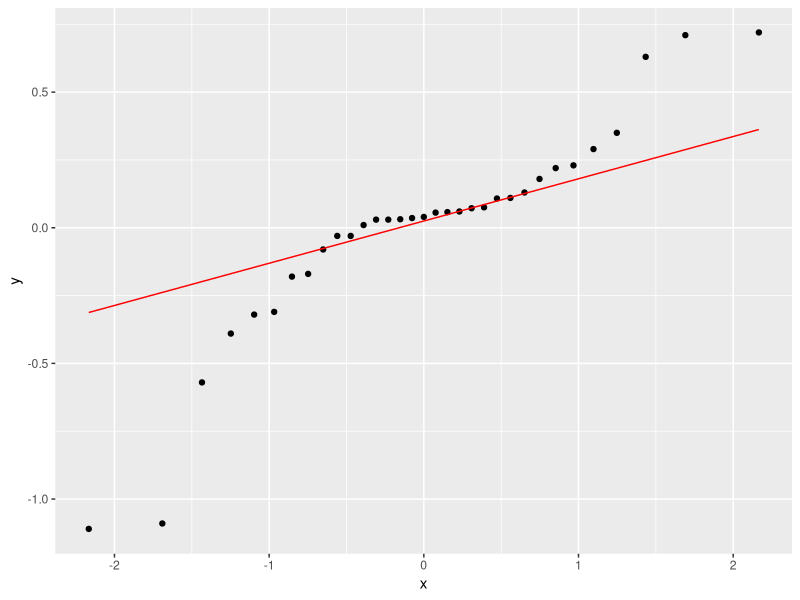

Write the R code that produced this figure. (Note: this script raises an error after producing the figure.)
## ---- chunk 1
library(tidyverse); library(knitr); library(ggplot2); library(kableExtra); library(readxl); library(dplyr); library(flextable); library(pbkrtest); library(broom)
Resultatskjema <- read_excel("Gjeldene_analyser/Resultatskjema.xlsx", na = "NA")
Resultatskjema.ITT <- read_excel("Gjeldene_analyser/Resultatskjema_ITT.xlsx", na = "NA")

# analyse intention to treat TG
itt.tg <- Resultatskjema.ITT %>%
  select(id, group, sex, time, `s-triglyserider`) %>%
  mutate(time = factor(time, levels = c("pre", "post"),
                       labels = c("Pre", "Post")),
         group = factor(group, levels = c("fls", "kon"),
                        labels = c("Intervensjon", "Kontroll"))) %>% 
  pivot_wider(names_from = time,
              values_from = `s-triglyserider`) %>%
  mutate(change.tg.itt = Post - Pre) %>%
  mutate(change.tg.itt.pros = ((Post - Pre) / Pre) * 100) %>%
  group_by(group) %>%
  print()

# sjekker normalfordelingen 
ggplot(itt.tg, aes(sample = change.tg.itt)) + stat_qq() + stat_qq_line(col = "red")

# analyse av endringsscore fra pre til post mellom gruppene
itt.tg.lm <- lm(change.tg.itt ~ group, data = itt.tg)
summary(itt.tg.lm)

# cohens d
cohensD(change.tg.itt ~ group, dat = itt.tg)

# sjekker for kovariat
itt.tg.lm.co. <- lm(change.tg.itt ~ group + sex + Pre, data = itt.tg)
summary(itt.tg.lm.co.)

itt.tg.lm.co.pre <- lm(change.tg.itt ~ group + Pre, data = itt.tg)
summary(itt.tg.lm.co.pre)

itt.tg.lm.co.sex <- lm(change.tg.itt ~ group + sex, data = itt.tg)
summary(itt.tg.lm.co.sex)

# lager et datasett med gjennomsnittsverdier av endring for bruk i graf
mean.itt.tg <- itt.tg %>%
  summarise(mean.tg = mean(change.tg.itt, na.rm = TRUE),
            sd.tg = sd(change.tg.itt, na.rm = TRUE)) %>%
  print()

# lager et datasett for bruk til individuelle verdier i graf (uten dropped out)
dropout.itt.tg <- itt.tg %>%
  filter(id != "tr031 10541") %>%
  filter(id != "tr031 13404") %>%
  filter(id != "tr031 11421") %>%
  filter(id != "tr031 004") %>%
  filter(id != "tr031 008") %>%
  filter(id != "tr031 001") %>%
  filter(id != "tr031 016") %>%
  drop_na() %>%
  print()

# lager graf
figur.tg.itt <- mean.itt.tg %>%
  ggplot(aes(group, mean.tg, group = group)) + geom_boxplot(width = 0.3, fill = "white", colour = "black") + geom_errorbar(aes(ymin = mean.tg - sd.tg, ymax = mean.tg + sd.tg), width = 0.1) + theme_classic() + geom_point(data = dropout.itt.tg, aes(group, change.tg.itt), size = 2, alpha = 0.4) + labs(x = "Gruppe", y = "Endring i triglyserider (mmol/l)") + geom_hline(yintercept = 0, linetype = "solid", color = "black") + theme(axis.title = element_text(size = 11), axis.text.x = element_text(size = 10), axis.text.y = element_text(size = 10)) + ylim(-1.2, 0.8) + annotate("text", x=1.5, y=0.5, label= "¶", size = 5)

figur.tg.itt
## ---- chunk 2
library(tidyverse); library(knitr); library(ggplot2); library(kableExtra); library(readxl); library(dplyr); library(flextable); library(pbkrtest); library(broom)
Resultatskjema <- read_excel("Gjeldene_analyser/Resultatskjema.xlsx", na = "NA")

# analyse per protocl 1 treningsøkt per uke

# ordner et datasett for grafisk fremstilling med individuelle endringer fra pre til post i prosent og endringsscore for bruk i statistiske tester
pp.tg <- Resultatskjema %>%
  select(id, sex, group, time, `s-triglyserider`) %>%
  filter(id != "tr031 012") %>% 
  filter(id != "tr031 013") %>% 
  filter(id != "tr031 010") %>% 
  filter(id != "tr031 007") %>%
  # fjerner drop out
  filter(id != "tr031 10541") %>%
  filter(id != "tr031 13404") %>%
  filter(id != "tr031 11421") %>%
  filter(id != "tr031 004") %>%
  filter(id != "tr031 008") %>%
  filter(id != "tr031 001") %>%
  filter(id != "tr031 016") %>%
  mutate(time = factor(time, levels = c("pre", "post"),
                       labels = c("Pre", "Post")),
         group = factor(group, levels = c("fls", "kon"),
                        labels = c("Intervensjon", "Kontroll"))) %>% 
  pivot_wider(names_from = time,
              values_from = `s-triglyserider`) %>%
  mutate(change.tg.pp = Post - Pre) %>%
  mutate(change.tg.pp.pros = ((Post - Pre)/ Pre) * 100) %>%
  group_by(group) %>%
  print()

# sjekker normalfordelingen 
ggplot(pp.tg, aes(sample = change.tg.pp)) + stat_qq() + stat_qq_line(col = "red")

# analyse av endringsscore fra pre til post mellom gruppene
pp.tg.lm <- lm(change.tg.pp ~ group, data = pp.tg)
summary(pp.tg.lm)

# cohens d
cohensD(change.tg.pp ~ group, dat = pp.tg)

# sjekker for kovariat
pp.tg.lm.co <- lm(change.tg.pp ~ group + sex + Pre, data = pp.tg)
summary(pp.tg.lm.co)

pp.tg.lm.co.pre <- lm(change.tg.pp ~ group + Pre, data = pp.tg)
summary(pp.tg.lm.co.pre)

pp.tg.lm.co.sex <- lm(change.tg.pp ~ group + sex + Pre, data = pp.tg)
summary(pp.tg.lm.co.sex)

# lager et datasett med gjennomsnittsverdier av prosentvis endring for bruk i graf
mean.pp.tg <- pp.tg %>%
  summarise(mean.tg.pp = mean(change.tg.pp, na.rm = TRUE),
            sd.tg.pp = sd(change.tg.pp, na.rm = TRUE)) %>%
  print()

figur.tg.pp <- mean.pp.tg %>%
  ggplot(aes(group, mean.tg.pp, group = group)) + geom_boxplot(width = 0.3, fill = "white", colour = "black") + geom_errorbar(aes(ymin = mean.tg.pp - sd.tg.pp, ymax = mean.tg.pp + sd.tg.pp), width = 0.1) + theme_classic() + geom_point(data = pp.tg, aes(group, change.tg.pp), size = 2, alpha = 0.4) + labs(x = "Gruppe", y = element_blank()) + geom_hline(yintercept = 0, linetype = "solid", color = "black") + theme(axis.title = element_text(size = 11), axis.text.x = element_text(size = 10), axis.text.y = element_text(size = 10)) + ylim(-1.2, 0.8) + annotate("text", x=1.5, y=0.5, label= "¶", size = 5)

figur.tg.pp
## ---- chunk 3
library(tidyverse); library(knitr); library(ggplot2); library(kableExtra); library(readxl); library(dplyr); library(flextable); library(pbkrtest); library(broom); library(ggsignif)
Resultatskjema <- read_excel("Gjeldene_analyser/Resultatskjema.xlsx", na = "NA")

# analyse per protocl 2 treningsøkter per uke

# ordner et datasett for grafisk fremstilling med individuelle endringer fra pre til post i prosent og endringsscore for bruk i statistiske tester
ppm.tg <- Resultatskjema %>%
  select(id, sex, group, time, `s-triglyserider`) %>%
  # filtrerer ut irrelevante datapunkter
  filter(id != "tr031 012") %>% 
  filter(id != "tr031 013") %>% 
  filter(id != "tr031 010") %>% 
  filter(id != "tr031 007") %>% 
  filter(id != "tr031 002") %>% 
  filter(id != "tr031 006") %>% 
  filter(id != "tr031 009") %>% 
  filter(id != "tr031 015") %>%
  filter(id != "tr031 014") %>%
  # fjerner drop out
  filter(id != "tr031 10541") %>%
  filter(id != "tr031 13404") %>%
  filter(id != "tr031 11421") %>%
  filter(id != "tr031 004") %>%
  filter(id != "tr031 008") %>%
  filter(id != "tr031 001") %>%
  filter(id != "tr031 016") %>%
  mutate(time = factor(time, levels = c("pre", "post"),
                       labels = c("Pre", "Post")),
         group = factor(group, levels = c("fls", "kon"),
                        labels = c("Intervensjon", "Kontroll"))) %>% 
  pivot_wider(names_from = time,
              values_from = `s-triglyserider`) %>%
  mutate(change.tg.ppm = Post - Pre) %>%
  mutate(change.tg.pros.ppm = ((Post - Pre)/ Pre) * 100) %>%
  group_by(group) %>%
  print()

# sjekker normalfordelingen 
ggplot(ppm.tg, aes(sample = change.tg.ppm)) + stat_qq() + stat_qq_line(col = "red")

# analyse av endringsscore fra pre til post mellom gruppene
ppm.tg.lm <- lm(change.tg.ppm ~ group, data = ppm.tg)
summary(ppm.tg.lm)

# cohens d
cohensD(change.tg.ppm ~ group, dat = ppm.tg)

# sjekker for kovariat
ppm.tg.lm.co <- lm(change.tg.ppm ~ group + sex + Pre, data = ppm.tg)
summary(ppm.tg.lm.co)

ppm.tg.lm.co.pre <- lm(change.tg.ppm ~ group + Pre, data = ppm.tg)
summary(ppm.tg.lm.co.pre)

ppm.tg.lm.co.sex <- lm(change.tg.ppm ~ group + sex + Pre, data = ppm.tg)
summary(ppm.tg.lm.co.sex)

# lager et datasett med gjennomsnittsverdier av prosentvis endring for bruk i graf
mean.ppm.tg <- ppm.tg %>%
  summarise(mean.tg.ppm = mean(change.tg.ppm, na.rm = TRUE),
            sd.tg.ppm = sd(change.tg.ppm, na.rm = TRUE)) %>%
  print()

figur.tg.ppm <- mean.ppm.tg %>%
  ggplot(aes(group, mean.tg.ppm, group = group)) + geom_boxplot(width = 0.3, fill = "white", colour = "black") + geom_errorbar(aes(ymin = mean.tg.ppm - sd.tg.ppm, ymax = mean.tg.ppm + sd.tg.ppm), width = 0.1) + theme_classic() + geom_point(data = ppm.tg, aes(group, change.tg.ppm), size = 2, alpha = 0.4) + labs(x = "Gruppe", y = element_blank()) + geom_hline(yintercept = 0, linetype = "solid", color = "black") + theme(axis.title = element_text(size = 11), axis.text.x = element_text(size = 10), axis.text.y = element_text(size = 10)) + ylim(-1.2, 0.8)

figur.tg.ppm
## ---- chunk 4
library(tidyverse); library(knitr); library(ggplot2); library(kableExtra); library(readxl); library(dplyr); library(flextable); library(pbkrtest); library(broom)
Resultatskjema <- read_excel("Gjeldene_analyser/Resultatskjema.xlsx", na = "NA")
Resultatskjema.ITT <- read_excel("Gjeldene_analyser/Resultatskjema_ITT.xlsx", na = "NA")

# analyse intention to treat HDL
itt.hdl <- Resultatskjema.ITT %>%
  select(id, group, sex, time, `s-hdl`) %>%
  mutate(time = factor(time, levels = c("pre", "post"),
                       labels = c("Pre", "Post")),
         group = factor(group, levels = c("fls", "kon"),
                        labels = c("Intervensjon", "Kontroll"))) %>% 
  pivot_wider(names_from = time,
              values_from = `s-hdl`) %>%
  mutate(change.hdl.itt = Post - Pre) %>%
  mutate(change.hdl.itt.pros = ((Post - Pre) / Pre) * 100) %>%
  group_by(group) %>%
  print()

# sjekker normalfordelingen 
ggplot(itt.hdl, aes(sample = change.hdl.itt)) + stat_qq() + stat_qq_line(col = "red")

# analyse av endringsscore fra pre til post mellom gruppene
itt.hdl.lm <- lm(change.hdl.itt ~ group, data = itt.hdl)
summary(itt.hdl.lm)

# cohens d
cohensD(change.hdl.itt ~ group, dat = itt.hdl)

# sjekker for kovariat
itt.hdl.lm.co. <- lm(change.hdl.itt ~ group + sex + Pre, data = itt.hdl)
summary(itt.hdl.lm.co.)

itt.hdl.lm.co.pre <- lm(change.hdl.itt ~ group + Pre, data = itt.hdl)
summary(itt.hdl.lm.co.pre)

itt.hdl.lm.co.sex <- lm(change.hdl.itt ~ group + sex, data = itt.hdl)
summary(itt.hdl.lm.co.sex)

# lager et datasett med gjennomsnittsverdier av endring for bruk i graf
mean.itt.hdl <- itt.hdl %>%
  summarise(mean.hdl = mean(change.hdl.itt, na.rm = TRUE),
            sd.hdl = sd(change.hdl.itt, na.rm = TRUE)) %>%
  print()

# lager et datasett for bruk til individuelle verdier i graf (uten dropped out)
dropout.itt.hdl <- itt.hdl %>%
  filter(id != "tr031 10541") %>%
  filter(id != "tr031 13404") %>%
  filter(id != "tr031 11421") %>%
  filter(id != "tr031 004") %>%
  filter(id != "tr031 008") %>%
  filter(id != "tr031 001") %>%
  filter(id != "tr031 016") %>%
  drop_na() %>%
  print()

# lager graf
figur.hdl.itt <- mean.itt.hdl %>%
  ggplot(aes(group, mean.hdl, group = group)) + geom_boxplot(width = 0.3, fill = "white", colour = "black") + geom_errorbar(aes(ymin = mean.hdl - sd.hdl, ymax = mean.hdl + sd.hdl), width = 0.1) + theme_classic() + geom_point(data = dropout.itt.hdl, aes(group, change.hdl.itt), size = 2, alpha = 0.4) + labs(x = "Gruppe", y = "Endring i HDL-kolesterol (mmol/l)") + geom_hline(yintercept = 0, linetype = "solid", color = "black") + theme(axis.title = element_text(size = 11), axis.text.x = element_text(size = 10), axis.text.y = element_text(size = 10)) + ylim(-0.45, 0.4)

figur.hdl.itt
## ---- chunk 5
library(tidyverse); library(knitr); library(ggplot2); library(kableExtra); library(readxl); library(dplyr); library(flextable); library(pbkrtest); library(broom)
Resultatskjema <- read_excel("Gjeldene_analyser/Resultatskjema.xlsx", na = "NA")

# analyse per protocl 1 treningsøkt per uke

# ordner et datasett for grafisk fremstilling med individuelle endringer fra pre til post i prosent og endringsscore for bruk i statistiske tester
pp.hdl <- Resultatskjema %>%
  select(id, group, sex, time, `s-hdl`) %>%
  filter(id != "tr031 012") %>% 
  filter(id != "tr031 013") %>% 
  filter(id != "tr031 010") %>% 
  filter(id != "tr031 007") %>%
  # fjerner drop out
  filter(id != "tr031 10541") %>%
  filter(id != "tr031 13404") %>%
  filter(id != "tr031 11421") %>%
  filter(id != "tr031 004") %>%
  filter(id != "tr031 008") %>%
  filter(id != "tr031 001") %>%
  filter(id != "tr031 016") %>%
  mutate(time = factor(time, levels = c("pre", "post"),
                       labels = c("Pre", "Post")),
         group = factor(group, levels = c("fls", "kon"),
                        labels = c("Intervensjon", "Kontroll"))) %>% 
  pivot_wider(names_from = time,
              values_from = `s-hdl`) %>%
  mutate(change.hdl.pp = Post - Pre) %>%
  mutate(change.hdl.pp.pros = ((Post - Pre)/ Pre) * 100) %>%
  group_by(group) %>%
  print()

# sjekker normalfordelingen 
ggplot(pp.hdl, aes(sample = change.hdl.pp)) + stat_qq() + stat_qq_line(col = "red")

# analyse av endringsscore fra pre til post mellom gruppene
pp.hdl.lm <- lm(change.hdl.pp ~ group, data = pp.hdl)
summary(pp.hdl.lm)

# cohens d
cohensD(change.hdl.pp ~ group, dat = pp.hdl)

# sjekker for kovariat
pp.hdl.lm.co <- lm(change.hdl.pp ~ group + sex + Pre, data = pp.hdl)
summary(pp.hdl.lm.co)

pp.hdl.lm.co.pre <- lm(change.hdl.pp ~ group + Pre, data = pp.hdl)
summary(pp.hdl.lm.co.pre)

pp.hdl.lm.co.sex <- lm(change.hdl.pp ~ group + sex + Pre, data = pp.hdl)
summary(pp.hdl.lm.co.sex)

# lager et datasett med gjennomsnittsverdier av prosentvis endring for bruk i graf
mean.pp.hdl <- pp.hdl %>%
  summarise(mean.hdl.pp = mean(change.hdl.pp, na.rm = TRUE),
            sd.hdl.pp = sd(change.hdl.pp, na.rm = TRUE)) %>%
  print()

figur.hdl.pp <- mean.pp.hdl %>%
  ggplot(aes(group, mean.hdl.pp, group = group)) + geom_boxplot(width = 0.3, fill = "white", colour = "black") + geom_errorbar(aes(ymin = mean.hdl.pp - sd.hdl.pp, ymax = mean.hdl.pp + sd.hdl.pp), width = 0.1) + theme_classic() + geom_point(data = pp.hdl, aes(group, change.hdl.pp), size = 2, alpha = 0.4) + labs(x = "Gruppe", y = element_blank()) + geom_hline(yintercept = 0, linetype = "solid", color = "black") + theme(axis.title = element_text(size = 11), axis.text.x = element_text(size = 10), axis.text.y = element_text(size = 10)) + ylim(-0.45, 0.4)

figur.hdl.pp
## ---- chunk 6
library(tidyverse); library(knitr); library(ggplot2); library(kableExtra); library(readxl); library(dplyr); library(flextable); library(pbkrtest); library(broom); library(ggsignif)
Resultatskjema <- read_excel("Gjeldene_analyser/Resultatskjema.xlsx", na = "NA")

# analyse per protocl 2 treningsøkter per uke

# ordner et datasett for grafisk fremstilling med individuelle endringer fra pre til post i prosent og endringsscore for bruk i statistiske tester
ppm.hdl <- Resultatskjema %>%
  select(id, group, sex, time, `s-hdl`) %>%
  # filtrerer ut irrelevante datapunkter
  filter(id != "tr031 012") %>% 
  filter(id != "tr031 013") %>% 
  filter(id != "tr031 010") %>% 
  filter(id != "tr031 007") %>% 
  filter(id != "tr031 002") %>% 
  filter(id != "tr031 006") %>% 
  filter(id != "tr031 009") %>% 
  filter(id != "tr031 015") %>%
  filter(id != "tr031 014") %>%
  # fjerner drop out
  filter(id != "tr031 10541") %>%
  filter(id != "tr031 13404") %>%
  filter(id != "tr031 11421") %>%
  filter(id != "tr031 004") %>%
  filter(id != "tr031 008") %>%
  filter(id != "tr031 001") %>%
  filter(id != "tr031 016") %>%
  mutate(time = factor(time, levels = c("pre", "post"),
                       labels = c("Pre", "Post")),
         group = factor(group, levels = c("fls", "kon"),
                        labels = c("Intervensjon", "Kontroll"))) %>% 
  pivot_wider(names_from = time,
              values_from = `s-hdl`) %>%
  mutate(change.hdl.ppm = Post - Pre) %>%
  mutate(change.hdl.pros.ppm = ((Post - Pre)/ Pre) * 100) %>%
  group_by(group) %>%
  drop_na() %>%
  print()

# sjekker normalfordelingen 
ggplot(ppm.hdl, aes(sample = change.hdl.ppm)) + stat_qq() + stat_qq_line(col = "red")

# analyse av endringsscore fra pre til post mellom gruppene
ppm.hdl.lm <- lm(change.hdl.ppm ~ group, data = ppm.hdl)
summary(ppm.hdl.lm)

# cohens d
cohensD(change.hdl.ppm ~ group, dat = ppm.hdl)

# sjekker for kovariat
ppm.hdl.lm.co <- lm(change.hdl.ppm ~ group + sex + Pre, data = ppm.hdl)
summary(ppm.hdl.lm.co)

ppm.hdl.lm.co.pre <- lm(change.hdl.ppm ~ group + Pre, data = ppm.hdl)
summary(ppm.hdl.lm.co.pre)

ppm.hdl.lm.co.sex <- lm(change.hdl.ppm ~ group + sex + Pre, data = ppm.hdl)
summary(ppm.hdl.lm.co.sex)

# lager et datasett med gjennomsnittsverdier av prosentvis endring for bruk i graf
mean.ppm.hdl <- ppm.hdl %>%
  summarise(mean.hdl.ppm = mean(change.hdl.ppm, na.rm = TRUE),
            sd.hdl.ppm = sd(change.hdl.ppm, na.rm = TRUE)) %>%
  print()

figur.hdl.ppm <- mean.ppm.hdl %>%
  ggplot(aes(group, mean.hdl.ppm, group = group)) + geom_boxplot(width = 0.3, fill = "white", colour = "black") + geom_errorbar(aes(ymin = mean.hdl.ppm - sd.hdl.ppm, ymax = mean.hdl.ppm + sd.hdl.ppm), width = 0.1) + theme_classic() + geom_point(data = ppm.hdl, aes(group, change.hdl.ppm), size = 2, alpha = 0.4) + labs(x = "Gruppe", y = element_blank()) + geom_hline(yintercept = 0, linetype = "solid", color = "black") + theme(axis.title = element_text(size = 11), axis.text.x = element_text(size = 10), axis.text.y = element_text(size = 10)) + ylim(-0.45, 0.4)

figur.hdl.ppm
## ---- chunk 7
library(tidyverse); library(knitr); library(ggplot2); library(kableExtra); library(readxl); library(dplyr); library(flextable); library(pbkrtest); library(broom)
Resultatskjema <- read_excel("Gjeldene_analyser/Resultatskjema.xlsx", na = "NA")
Resultatskjema.ITT <- read_excel("Gjeldene_analyser/Resultatskjema_ITT.xlsx", na = "NA")

# analyse intention to treat HDL
itt.ldl <- Resultatskjema.ITT %>%
  select(id, group, sex, time, `s-ldl`) %>%
  mutate(time = factor(time, levels = c("pre", "post"),
                       labels = c("Pre", "Post")),
         group = factor(group, levels = c("fls", "kon"),
                        labels = c("Intervensjon", "Kontroll"))) %>% 
  pivot_wider(names_from = time,
              values_from = `s-ldl`) %>%
  mutate(change.ldl.itt = Post - Pre) %>%
  mutate(change.ldl.itt.pros = ((Post - Pre) / Pre) * 100) %>%
  group_by(group) %>%
  print()

# sjekker normalfordelingen 
ggplot(itt.ldl, aes(sample = change.ldl.itt)) + stat_qq() + stat_qq_line(col = "red")

# analyse av endringsscore fra pre til post mellom gruppene
itt.ldl.lm <- lm(change.ldl.itt ~ group, data = itt.ldl)
summary(itt.ldl.lm)

# cohens d
cohensD(change.ldl.itt ~ group, dat = itt.ldl)

# sjekker for kovariat
itt.ldl.lm.co. <- lm(change.ldl.itt ~ group + sex + Pre, data = itt.ldl)
summary(itt.ldl.lm.co.)

itt.ldl.lm.co.pre <- lm(change.ldl.itt ~ group + Pre, data = itt.ldl)
summary(itt.ldl.lm.co.pre)

itt.ldl.lm.co.sex <- lm(change.ldl.itt ~ group + sex, data = itt.ldl)
summary(itt.ldl.lm.co.sex)

# lager et datasett med gjennomsnittsverdier av endring for bruk i graf
mean.itt.ldl <- itt.ldl %>%
  summarise(mean.ldl = mean(change.ldl.itt, na.rm = TRUE),
            sd.ldl = sd(change.ldl.itt, na.rm = TRUE)) %>%
  print()

# lager et datasett for bruk til individuelle verdier i graf (uten dropped out)
dropout.itt.ldl <- itt.ldl %>%
  filter(id != "tr031 10541") %>%
  filter(id != "tr031 13404") %>%
  filter(id != "tr031 11421") %>%
  filter(id != "tr031 004") %>%
  filter(id != "tr031 008") %>%
  filter(id != "tr031 001") %>%
  filter(id != "tr031 016") %>%
  drop_na() %>%
  print()

# lager graf
figur.ldl.itt <- mean.itt.ldl %>%
  ggplot(aes(group, mean.ldl, group = group)) + geom_boxplot(width = 0.3, fill = "white", colour = "black") + geom_errorbar(aes(ymin = mean.ldl - sd.ldl, ymax = mean.ldl + sd.ldl), width = 0.1) + theme_classic() + geom_point(data = dropout.itt.ldl, aes(group, change.ldl.itt), size = 2, alpha = 0.4) + labs(x = "Gruppe", y = "Endring i LDL-kolesterol (mmol/l)") + geom_hline(yintercept = 0, linetype = "solid", color = "black") + theme(axis.title = element_text(size = 11), axis.text.x = element_text(size = 10), axis.text.y = element_text(size = 10)) + ylim(-0.5, 2)

figur.ldl.itt
## ---- chunk 8
library(tidyverse); library(knitr); library(ggplot2); library(kableExtra); library(readxl); library(dplyr); library(flextable); library(pbkrtest); library(broom)
Resultatskjema <- read_excel("Gjeldene_analyser/Resultatskjema.xlsx", na = "NA")

# analyse per protocl 1 treningsøkt per uke

# ordner et datasett for grafisk fremstilling med individuelle endringer fra pre til post i prosent og endringsscore for bruk i statistiske tester
pp.ldl <- Resultatskjema %>%
  select(id, group, sex, time, `s-ldl`) %>%
  filter(id != "tr031 012") %>% 
  filter(id != "tr031 013") %>% 
  filter(id != "tr031 010") %>% 
  filter(id != "tr031 007") %>%
  # fjerner drop out
  filter(id != "tr031 10541") %>%
  filter(id != "tr031 13404") %>%
  filter(id != "tr031 11421") %>%
  filter(id != "tr031 004") %>%
  filter(id != "tr031 008") %>%
  filter(id != "tr031 001") %>%
  filter(id != "tr031 016") %>%
  mutate(time = factor(time, levels = c("pre", "post"),
                       labels = c("Pre", "Post")),
         group = factor(group, levels = c("fls", "kon"),
                        labels = c("Intervensjon", "Kontroll"))) %>% 
  pivot_wider(names_from = time,
              values_from = `s-ldl`) %>%
  mutate(change.ldl.pp = Post - Pre) %>%
  mutate(change.ldl.pp.pros = ((Post - Pre)/ Pre) * 100) %>%
  group_by(group) %>%
  print()

# sjekker normalfordelingen 
ggplot(pp.ldl, aes(sample = change.ldl.pp)) + stat_qq() + stat_qq_line(col = "red")

# analyse av endringsscore fra pre til post mellom gruppene
pp.ldl.lm <- lm(change.ldl.pp ~ group, data = pp.ldl)
summary(pp.ldl.lm)

# cohens d
cohensD(change.ldl.pp ~ group, dat = pp.ldl)

# sjekker for kovariat
pp.ldl.lm.co <- lm(change.ldl.pp ~ group + sex + Pre, data = pp.ldl)
summary(pp.ldl.lm.co)

pp.ldl.lm.co.pre <- lm(change.ldl.pp ~ group + Pre, data = pp.ldl)
summary(pp.ldl.lm.co.pre)

pp.ldl.lm.co.sex <- lm(change.ldl.pp ~ group + sex + Pre, data = pp.ldl)
summary(pp.ldl.lm.co.sex)

# lager et datasett med gjennomsnittsverdier av prosentvis endring for bruk i graf
mean.pp.ldl <- pp.ldl %>%
  summarise(mean.ldl.pp = mean(change.ldl.pp, na.rm = TRUE),
            sd.ldl.pp = sd(change.ldl.pp, na.rm = TRUE)) %>%
  print()

figur.ldl.pp <- mean.pp.ldl %>%
  ggplot(aes(group, mean.ldl.pp, group = group)) + geom_boxplot(width = 0.3, fill = "white", colour = "black") + geom_errorbar(aes(ymin = mean.ldl.pp - sd.ldl.pp, ymax = mean.ldl.pp + sd.ldl.pp), width = 0.1) + theme_classic() + geom_point(data = pp.ldl, aes(group, change.ldl.pp), size = 2, alpha = 0.4) + labs(x = "Gruppe", y = element_blank()) + geom_hline(yintercept = 0, linetype = "solid", color = "black") + theme(axis.title = element_text(size = 11), axis.text.x = element_text(size = 10), axis.text.y = element_text(size = 10)) + ylim(-0.5, 2)

figur.ldl.pp
## ---- chunk 9
library(tidyverse); library(knitr); library(ggplot2); library(kableExtra); library(readxl); library(dplyr); library(flextable); library(pbkrtest); library(broom); library(ggsignif)
Resultatskjema <- read_excel("Gjeldene_analyser/Resultatskjema.xlsx", na = "NA")

# analyse per protocl 2 treningsøkter per uke

# ordner et datasett for grafisk fremstilling med individuelle endringer fra pre til post i prosent og endringsscore for bruk i statistiske tester
ppm.ldl <- Resultatskjema %>%
  select(id, group, sex, time, `s-ldl`) %>%
  # filtrerer ut irrelevante datapunkter
  filter(id != "tr031 012") %>% 
  filter(id != "tr031 013") %>% 
  filter(id != "tr031 010") %>% 
  filter(id != "tr031 007") %>% 
  filter(id != "tr031 002") %>% 
  filter(id != "tr031 006") %>% 
  filter(id != "tr031 009") %>% 
  filter(id != "tr031 015") %>%
  filter(id != "tr031 014") %>%
  # fjerner drop out
  filter(id != "tr031 10541") %>%
  filter(id != "tr031 13404") %>%
  filter(id != "tr031 11421") %>%
  filter(id != "tr031 004") %>%
  filter(id != "tr031 008") %>%
  filter(id != "tr031 001") %>%
  filter(id != "tr031 016") %>%
  mutate(time = factor(time, levels = c("pre", "post"),
                       labels = c("Pre", "Post")),
         group = factor(group, levels = c("fls", "kon"),
                        labels = c("Intervensjon", "Kontroll"))) %>% 
  pivot_wider(names_from = time,
              values_from = `s-ldl`) %>%
  mutate(change.ldl.ppm = Post - Pre) %>%
  mutate(change.ldl.pros.ppm = ((Post - Pre)/ Pre) * 100) %>%
  group_by(group) %>%
  print()

# sjekker normalfordelingen 
ggplot(ppm.ldl, aes(sample = change.ldl.ppm)) + stat_qq() + stat_qq_line(col = "red")

# analyse av endringsscore fra pre til post mellom gruppene
ppm.ldl.lm <- lm(change.ldl.ppm ~ group, data = ppm.ldl)
summary(ppm.ldl.lm)

# cohens d
cohensD(change.ldl.ppm ~ group, dat = ppm.ldl)

# sjekker for kovariat
ppm.ldl.lm.co <- lm(change.ldl.ppm ~ group + sex + Pre, data = ppm.ldl)
summary(ppm.ldl.lm.co)

ppm.ldl.lm.co.pre <- lm(change.ldl.ppm ~ group + Pre, data = ppm.ldl)
summary(ppm.ldl.lm.co.pre)

ppm.ldl.lm.co.sex <- lm(change.ldl.ppm ~ group + sex + Pre, data = ppm.ldl)
summary(ppm.ldl.lm.co.sex)

# lager et datasett med gjennomsnittsverdier av prosentvis endring for bruk i graf
mean.ppm.ldl <- ppm.ldl %>%
  summarise(mean.ldl.ppm = mean(change.ldl.ppm, na.rm = TRUE),
            sd.ldl.ppm = sd(change.ldl.ppm, na.rm = TRUE)) %>%
  print()

figur.ldl.ppm <- mean.ppm.ldl %>%
  ggplot(aes(group, mean.ldl.ppm, group = group)) + geom_boxplot(width = 0.3, fill = "white", colour = "black") + geom_errorbar(aes(ymin = mean.ldl.ppm - sd.ldl.ppm, ymax = mean.ldl.ppm + sd.ldl.ppm), width = 0.1) + theme_classic() + geom_point(data = ppm.ldl, aes(group, change.ldl.ppm), size = 2, alpha = 0.4) + labs(x = "Gruppe", y = element_blank()) + geom_hline(yintercept = 0, linetype = "solid", color = "black") + theme(axis.title = element_text(size = 11), axis.text.x = element_text(size = 10), axis.text.y = element_text(size = 10)) + ylim(-0.5, 2)

figur.ldl.ppm
## ---- chunk 10
library(cowplot)
plot_grid(figur.tg.itt, figur.tg.pp, figur.tg.ppm, figur.hdl.itt, figur.hdl.pp, figur.hdl.ppm, figur.ldl.itt, figur.ldl.pp, figur.ldl.ppm, labels = c('A', '', '', 'B', '', '', 'C'))

tgfig <- plot_grid(figur.tg.itt, figur.tg.pp, figur.tg.ppm, nrow = 1, labels = c('A', 'B', 'C'))

hdlfig <- plot_grid(figur.hdl.itt, figur.hdl.pp, figur.hdl.ppm, nrow = 1, labels = c('A', 'B', 'C'))

ldlfig <- plot_grid(figur.ldl.itt, figur.ldl.pp, figur.ldl.ppm, nrow = 1, labels = c('A', 'B', 'C'))
